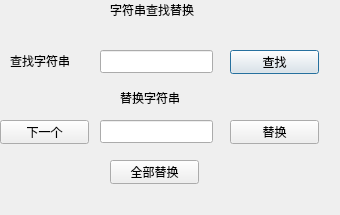
<?xml version="1.0" encoding="UTF-8"?>
<ui version="4.0">
 <class>Dialog</class>
 <widget class="QDialog" name="Dialog">
  <property name="geometry">
   <rect>
    <x>0</x>
    <y>0</y>
    <width>340</width>
    <height>215</height>
   </rect>
  </property>
  <property name="windowTitle">
   <string>Dialog</string>
  </property>
  <widget class="QLabel" name="label">
   <property name="geometry">
    <rect>
     <x>10</x>
     <y>50</y>
     <width>72</width>
     <height>21</height>
    </rect>
   </property>
   <property name="text">
    <string>查找字符串</string>
   </property>
  </widget>
  <widget class="QLabel" name="label_2">
   <property name="geometry">
    <rect>
     <x>120</x>
     <y>90</y>
     <width>81</width>
     <height>16</height>
    </rect>
   </property>
   <property name="text">
    <string>替换字符串</string>
   </property>
  </widget>
  <widget class="QLineEdit" name="findDialog">
   <property name="geometry">
    <rect>
     <x>100</x>
     <y>50</y>
     <width>113</width>
     <height>23</height>
    </rect>
   </property>
  </widget>
  <widget class="QLineEdit" name="replaceDialog">
   <property name="geometry">
    <rect>
     <x>100</x>
     <y>120</y>
     <width>113</width>
     <height>23</height>
    </rect>
   </property>
  </widget>
  <widget class="QLabel" name="label_3">
   <property name="geometry">
    <rect>
     <x>110</x>
     <y>0</y>
     <width>111</width>
     <height>20</height>
    </rect>
   </property>
   <property name="text">
    <string>字符串查找替换</string>
   </property>
  </widget>
  <widget class="QPushButton" name="findButton">
   <property name="geometry">
    <rect>
     <x>230</x>
     <y>50</y>
     <width>89</width>
     <height>24</height>
    </rect>
   </property>
   <property name="text">
    <string>查找</string>
   </property>
  </widget>
  <widget class="QPushButton" name="replaceone">
   <property name="geometry">
    <rect>
     <x>230</x>
     <y>120</y>
     <width>89</width>
     <height>24</height>
    </rect>
   </property>
   <property name="text">
    <string>替换</string>
   </property>
  </widget>
  <widget class="QPushButton" name="next">
   <property name="geometry">
    <rect>
     <x>0</x>
     <y>120</y>
     <width>89</width>
     <height>24</height>
    </rect>
   </property>
   <property name="text">
    <string>下一个</string>
   </property>
  </widget>
  <widget class="QPushButton" name="replaceall">
   <property name="geometry">
    <rect>
     <x>110</x>
     <y>160</y>
     <width>89</width>
     <height>24</height>
    </rect>
   </property>
   <property name="text">
    <string>全部替换</string>
   </property>
  </widget>
 </widget>
 <resources/>
 <connections/>
</ui>
